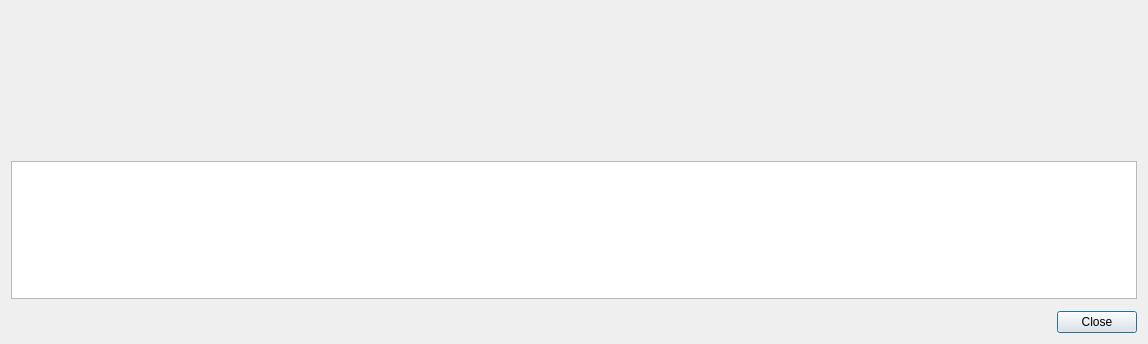
<?xml version="1.0" encoding="UTF-8"?>
<ui version="4.0">
 <class>QmlDesigner::PuppetDialog</class>
 <widget class="QDialog" name="QmlDesigner::PuppetDialog">
  <property name="geometry">
   <rect>
    <x>0</x>
    <y>0</y>
    <width>1148</width>
    <height>344</height>
   </rect>
  </property>
  <property name="windowTitle">
   <string>Dialog</string>
  </property>
  <layout class="QVBoxLayout" name="verticalLayout">
   <property name="spacing">
    <number>12</number>
   </property>
   <item>
    <widget class="QLabel" name="descriptionLabel">
     <property name="sizePolicy">
      <sizepolicy hsizetype="Preferred" vsizetype="Preferred">
       <horstretch>0</horstretch>
       <verstretch>1</verstretch>
      </sizepolicy>
     </property>
     <property name="text">
      <string/>
     </property>
     <property name="wordWrap">
      <bool>true</bool>
     </property>
    </widget>
   </item>
   <item>
    <widget class="QTextEdit" name="copyAndPasteTextEdit">
     <property name="sizePolicy">
      <sizepolicy hsizetype="Preferred" vsizetype="Preferred">
       <horstretch>0</horstretch>
       <verstretch>1</verstretch>
      </sizepolicy>
     </property>
     <property name="readOnly">
      <bool>true</bool>
     </property>
    </widget>
   </item>
   <item>
    <widget class="QDialogButtonBox" name="buttonBox">
     <property name="orientation">
      <enum>Qt::Horizontal</enum>
     </property>
     <property name="standardButtons">
      <set>QDialogButtonBox::Close</set>
     </property>
    </widget>
   </item>
  </layout>
 </widget>
 <resources/>
 <connections>
  <connection>
   <sender>buttonBox</sender>
   <signal>accepted()</signal>
   <receiver>QmlDesigner::PuppetDialog</receiver>
   <slot>accept()</slot>
   <hints>
    <hint type="sourcelabel">
     <x>248</x>
     <y>254</y>
    </hint>
    <hint type="destinationlabel">
     <x>157</x>
     <y>274</y>
    </hint>
   </hints>
  </connection>
  <connection>
   <sender>buttonBox</sender>
   <signal>rejected()</signal>
   <receiver>QmlDesigner::PuppetDialog</receiver>
   <slot>reject()</slot>
   <hints>
    <hint type="sourcelabel">
     <x>316</x>
     <y>260</y>
    </hint>
    <hint type="destinationlabel">
     <x>286</x>
     <y>274</y>
    </hint>
   </hints>
  </connection>
 </connections>
</ui>
